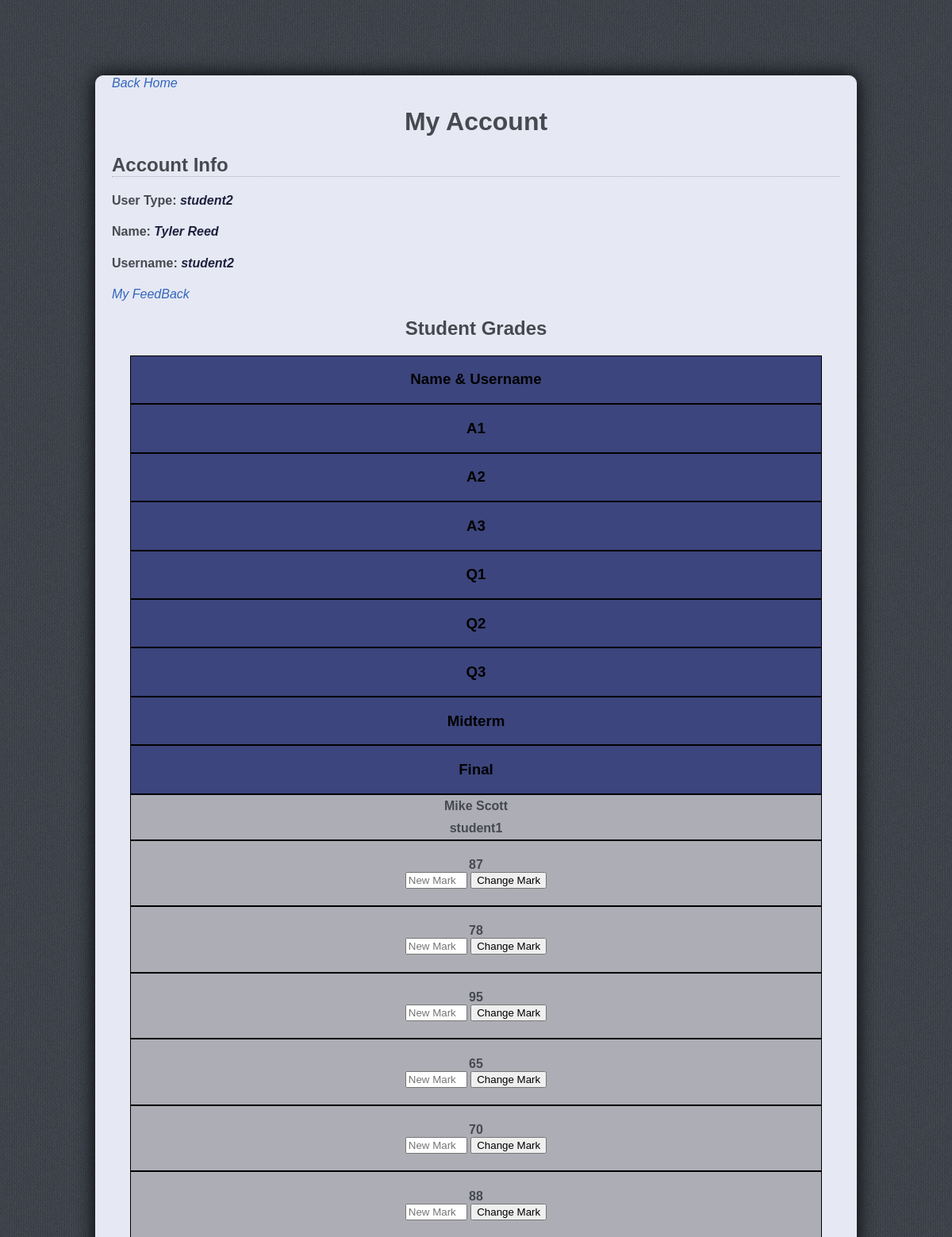
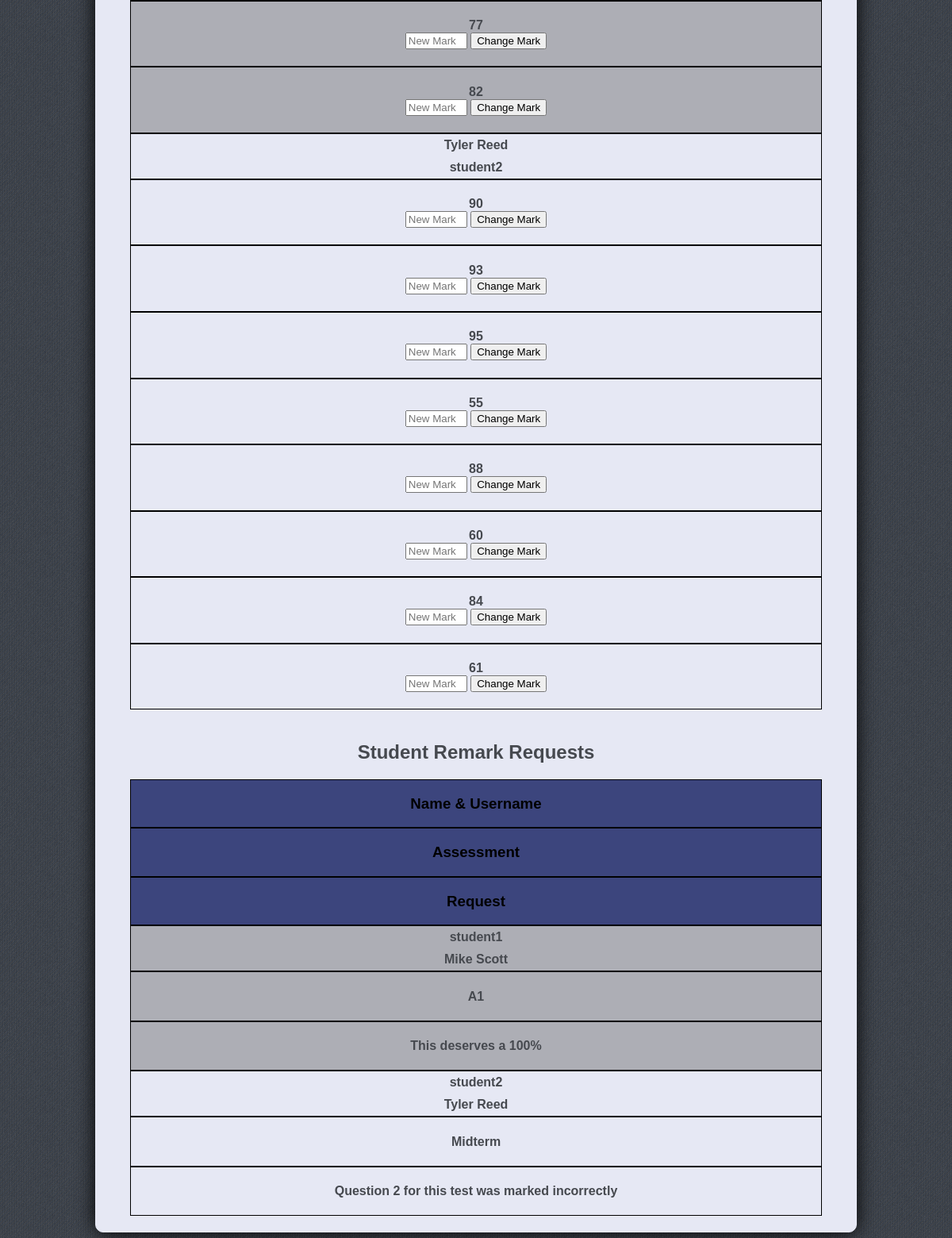
The page /account (signed in) on the database its author committed (2 pictures, top to bottom).
### tables this page shows
CREATE TABLE "Student" (
	"name"	TEXT,
	"username"	TEXT,
	"password"	TEXT
);

CREATE TABLE "Marks" (
	"username"	TEXT,
	"assignemnt1"	INTEGER,
	"assignemnt2"	INTEGER,
	"assignemnt3"	INTEGER,
	"quiz1"	INTEGER,
	"quiz2"	INTEGER,
	"quiz3"	INTEGER,
	"midterm"	INTEGER,
	"final"	INTEGER
);

CREATE TABLE "Remark" (
	"username"	TEXT,
	"assessment"	TEXT,
	"request"	INTEGER
);

### app.py (the view, shortened to what this page needs)
@app.route("/account",methods=['GET','POST'])
def account():
	if 'username' in session:
		if session['usertype']=='Student':
			sql= """
				SELECT *
				FROM Marks
				"""
			results = db.engine.execute(text(sql))
			for result in results:
				if result['username']==session['username']:
					session['assignemnt1'] = result['assignemnt1']
					session['assignemnt2'] = result['assignemnt2']
					session['assignemnt3'] = result['assignemnt3']
					session['quiz1'] = result['quiz1']
					session['quiz2'] = result['quiz2']
					session['quiz3'] = result['quiz3']
					session['midterm'] = result['midterm']
					session['final'] = result['final']
			if request.method=='POST':
				remark_desc = request.form['remark-desc']
				if request.form['remark-desc']:
					insertSQL= """INSERT INTO Remark (username,assessment,request)
								VALUES ('{}', '{}', '{}')""".format(session['username'],
																	request.form['remark-type'],
																	remark_desc)
					db.engine.execute(text(insertSQL))
					session.pop('pop_up', None)
					flash('Remark Request Sent!')
				else:
					session['pop_up'] = 'error'
					flash('Please Enter A Reason For Remark')
		else:
			sql= """
				SELECT *
				FROM Student
				LEFT JOIN Marks
				ON Student.username = Marks.username
				"""
			session['student_info'] = {}
			results = db.engine.execute(text(sql))
			odd_row = True
			odd_row_num = 1
			for result in results:
				if odd_row_num % 2 == 0:
					odd_row = False
				else:
					odd_row = True
				session['student_info'][result['username']] = [odd_row, result['name'],
															   {'assignemnt1': result['assignemnt1']},
															   {'assignemnt2': result['assignemnt2']},
															   {'assignemnt3': result['assignemnt3']},
															   {'quiz1': result['quiz1']},
															   {'quiz2': result['quiz2']},
															   {'quiz3': result['quiz3']},
															   {'midterm': result['midterm']},
															   {'final': result['final']}]
				odd_row_num += 1
			sql= """
				SELECT *
				FROM Remark
				LEFT JOIN Student
				ON Remark.username = Student.username
				"""
			session['student_remark'] = {}
			results = db.engine.execute(text(sql))
			odd_row = True
			odd_row_num = 1
			remark_num = 0
			for result in results:
				if odd_row_num % 2 == 0:
					odd_row = False
				else:
					odd_row = True
				session['student_remark'][remark_num] = [odd_row, result['username'],
														 result['name'],
														 result['assessment'],
														 result['request']]
				remark_num += 1
				odd_row_num += 1
		return render_template('account.html')
	else:
		session['pop_up'] = 'error'
		flash('Please Login To View The Page')
		return  redirect(url_for('login'))

### templates/account.html (shortened to what this page needs)
<!DOCTYPE html>
<html>
<head>
	<link rel="stylesheet" type="text/css" href="{{ url_for('static', filename='index.css') }}">
</head>
<body>
	<div class="account-name">
			<div class="page-desc-text">
				<div class="border-design">
					<a class="info-text" href="/index">Back Home</a>
					<h1 class="page-header">My Account</h1>
					<h2 class="text-header">Account Info</h2>
					<h4>User Type: <span class="info-text">{{ session['usertype'] }}</span></h4>
					<h4>Name: <span class="info-text">{{ session['name'] }}</span></h4>
					<h4>Username: <span class="info-text">{{ session['username'] }}</span></h4>
					{% if session['usertype'] and session['usertype'] == 'Student' %}
						<h2 class="page-header">Grades (%)</h2>
						<div class="table-layout">
							<div class="table-row mark-table-prop odd-row">
								<div class="mark-header header-col">
									<h3>Assignment 1</h3>
								</div>
								<div class="mark-col">
									<h4>{{ session['assignemnt1'] }}</h4>
								</div>
								<div class="remark-col">
									<form class= 'table-row remark-section' method="POST">
										<input type="hidden" name="remark-type" value="A1">
										<textarea class= 'remark-textbox' name='remark-desc' cols='30'></textarea>
										<button class="" type = "submit">submit remark request</button>
									</form>
								</div>
							</div>
							<div class="table-row mark-table-prop odd-row">
								<div class="mark-header header-col">
									<h3>Assignment 2</h3>
								</div>
								<div class="mark-col">
									<h4>{{ session['assignemnt2'] }}</h4>
								</div>
								<div class="remark-col">
									<form class= 'table-row remark-section' method="POST">
											<input type="hidden" name="remark-type" value="A2">
											<textarea class= 'remark-textbox' name='remark-desc' cols='30'></textarea>
											<button class="" type = "submit">submit remark request</button>
									</form>
								</div>
							</div>
							<div class="table-row mark-table-prop odd-row">
								<div class="mark-header header-col">
									<h3>Assignment 3</h3>
								</div>
								<div class="mark-col">
									<h4>{{ session['assignemnt3'] }}</h4>
								</div>
								<div class="remark-col">
									<form class= 'table-row remark-section' method="POST">
											<input type="hidden" name="remark-type" value="A3">
											<textarea class= 'remark-textbox' name='remark-desc' cols='30'></textarea>
											<button class="" type = "submit">submit remark request</button>
									</form>
								</div>
							</div>
							<div class="table-row mark-table-prop odd-row">
								<div class="mark-header header-col">
									<h3>Quiz 1</h3>
								</div>
								<div class="mark-col">
									<h4>{{ session['quiz1'] }}</h4>
								</div>
								<div class="remark-col">
									<form class= 'table-row remark-section' method="POST">
											<input type="hidden" name="remark-type" value="Q1">
											<textarea class= 'remark-textbox' name='remark-desc' cols='30'></textarea>
											<button class="" type = "submit">submit remark request</button>
									</form>
								</div>
							</div>
							<div class="table-row mark-table-prop odd-row">
								<div class="mark-header header-col">
									<h3>Quiz 2</h3>
								</div>
								<div class="mark-col">
									<h4>{{ session['quiz2'] }}</h4>
								</div>
								<div class="remark-col">
									<form class= 'table-row remark-section' method="POST">
											<input type="hidden" name="remark-type" value="Q2">
											<textarea class= 'remark-textbox' name='remark-desc' cols='30'></textarea>
											<button class="" type = "submit">submit remark request</button>
									</form>
								</div>
							</div>
							<div class="table-row mark-table-prop odd-row">
								<div class="mark-header header-col">
									<h3>Quiz 3</h3>
								</div>
								<div class="mark-col">
									<h4>{{ session['quiz3'] }}</h4>
								</div>
								<div class="remark-col">
									<form class= 'table-row remark-section' method="POST">
											<input type="hidden" name="remark-type" value="Q3">
											<textarea class= 'remark-textbox' name='remark-desc' cols='30'></textarea>
											<button class="" type = "submit">submit remark request</button>
									</form>
								</div>
							</div>
							<div class="table-row mark-table-prop odd-row">
								<div class="mark-header header-col">
									<h3>Midterm</h3>
								</div>
								<div class="mark-col">
									<h4>{{ session['midterm'] }}</h4>
								</div>
								<div class="remark-col">
									<form class= 'table-row remark-section' method="POST">
											<input type="hidden" name="remark-type" value="Midterm">
											<textarea class= 'remark-textbox' name='remark-desc' cols='30'></textarea>
											<button class="" type = "submit">submit remark request</button>
									</form>
								</div>
							</div>
							<div class="table-row mark-table-prop odd-row">
								<div class="mark-header header-col">
									<h3>Final</h3>
								</div>
								<div class="mark-col">
									<h4>{{ session['final'] }}</h4>
								</div>
								<div class="remark-col">
									<form class= 'table-row remark-section' method="POST">
											<input type="hidden" name="remark-type" value="Final">
											<textarea class= 'remark-textbox' name='remark-desc' cols='30'></textarea>
											<button class="" type = "submit">submit remark request</button>
									</form>
								</div>
							</div>
						</div>
					{% else %}
						<a class="info-text" href="/my_feedback">My FeedBack</a>
						<h2 class="page-header">Student Grades</h2>
						<div class="table-layout">
							<div class="table-row instructor-table-prop">
								<div class="stud-name-col">
									<div class="table-header">
										<h3>Name & Username</h3>
									</div>
								</div>
								<div class="stud-mark-col">
									<div class="table-header">
										<h3>A1</h3>
									</div>
								</div>
								<div class="stud-mark-col">
									<div class="table-header">
										<h3>A2</h3>
									</div>
								</div>
								<div class="stud-mark-col">
									<div class="table-header">
										<h3>A3</h3>
									</div>
								</div>
								<div class="stud-mark-col">
									<div class="table-header">
										<h3>Q1</h3>
									</div>
								</div>
								<div class="stud-mark-col">
									<div class="table-header">
										<h3>Q2</h3>
									</div>
								</div>
								<div class="stud-mark-col">
									<div class="table-header">
										<h3>Q3</h3>
									</div>
								</div>
								<div class="stud-mark-col">
									<div class="table-header">
										<h3>Midterm</h3>
									</div>
								</div>
								<div class="stud-mark-col">
									<div class="table-header">
										<h3>Final</h3>
									</div>
								</div>
							</div>
							{% for user, infos in session['student_info'].items() %}
								{% if infos[0] %}
									<div class="table-row instructor-table-prop odd-row">
								{% else %}
									<div class="table-row instructor-table-prop">
								{% endif %}
									<div class="stud-name-col">
										<h4>{{ infos[1] }}</h4>
										<h4> {{ user }}</h4>
									</div>
									{% for info in infos[2:] %}
										<div class="stud-mark-col">
											{% for type, mark in info.items() %}
											<h4>{{ mark }}
												<form method="POST">
													<input class="change-mark" name="instructor-mark-val" placeholder="New Mark">
													<button type = "submit">Change Mark</button>
												</form>
											</h4>
											{% endfor %}
										</div>
									{% endfor %}
								</div>
							{% endfor %}
						</div>
						<h2 class="page-header">Student Remark Requests</h2>
						<div class="table-layout">
							<div class="table-row instructor-table-prop">
								<div class="stud-rename-col">
									<div class="table-header">
										<h3>Name & Username</h3>
									</div>
								</div>
								<div class="stud-mark-col">
									<div class="table-header">
										<h3>Assessment</h3>
									</div>
								</div>
								<div class="stud-mark-col">
									<div class="table-header">
										<h3>Request</h3>
									</div>
								</div>
							</div>
							{% for user, infos in session['student_remark'].items() %}
								{% if infos[0] %}
									<div class="table-row instructor-table-prop odd-row">
								{% else %}
									<div class="table-row instructor-table-prop">
								{% endif %}
									<div class="stud-rename-col">
										<h4>{{ infos[1] }}</h4>
										<h4> {{ infos[2] }}</h4>
									</div>
									<div class="stud-mark-col">
										<h4>{{ infos[3] }}</h4>
									</div>
									<div class="stud-mark-col">
										<h4>{{ infos[4] }}</h4>
									</div>
								</div>
							{% endfor %}
						</div>
					{% endif %}
				</div>
			</div>
	</div>
</body>
</html>

### static/index.css (style rules this page uses)
* { font-family: Verdana, Helvetica, sans-serif; }
html { scroll-behavior: smooth; }
body { margin: 0px; background: url(img/back7.png); }
.page-header { text-align: center; }
.text-header { border-bottom: 1.5px dotted #ADAEB5; width: 100%; }
.instructor-table-prop { width: 95%; margin: auto; text-align: center; word-wrap: break-word; }
.stud-name-col > h4 { margin: 5px; }
.stud-rename-col > h4 { margin: 5px; }
.stud-name-col { flex: 1.5; }
.stud-mark-col,.stud-rename-col { flex: 0.5; }
.stud-mark-col > h4 { word-break: break-word; }
.change-mark { margin: auto; width: 70px; }
.table-layout { padding-bottom: 20px; }
.table-header { color: #000; background-color: #3C457D; height: 100%; margin: 0px -10px; }
.table-row { display: flex; flex-direction: row; flex-wrap: nowrap; }
.table-row > div { display: flex; flex-direction: column; padding: 0px 10px; justify-content: center; }
.odd-row { background-color: #ADAEB5; }
.page-desc-text { width: 80%; margin: auto; margin-top: 50px; text-align: left; color:#46494f; }
.border-design { border: 1px #E6E8F4 solid; box-shadow: 0 0 25px #000; border-radius: 10px; background-color: #E6E8F4; padding: 0px 20px; }
.border-design a { color: #3366BB; text-decoration: none; }
.account-name { width:100%; margin: auto; margin-top: 95px; text-align: center; color: #3C457D; padding-bottom: 20px; }
.info-text { font-style: italic; color: #1D213D; }
@media (max-width: 1350px) { .instructor-table-prop { flex-direction: column; } }
@media (max-width: 1350px) { .instructor-table-prop > div { border: 1px #000 solid; } }

### rows shown on the page
Student: name "Tyler Reed", username "student2", name "Tyler Reed"
Marks: name "Mike Scott", username "student1", info "87" "78" "95" "65" "70" "88" "77" "82"
Marks: name "Tyler Reed", username "student2", info "90" "93" "95" "55" "88" "60" "84" "61"
Student: username "student1", name "Mike Scott"
Remark: assessment "A1", request "This deserves a 100%"
Remark: assessment "Midterm", request "Question 2 for this test was marked incorrectly"

### other values the page prints
{{ session['usertype'] }} "student2"
{{ session['username'] }} "student2"
